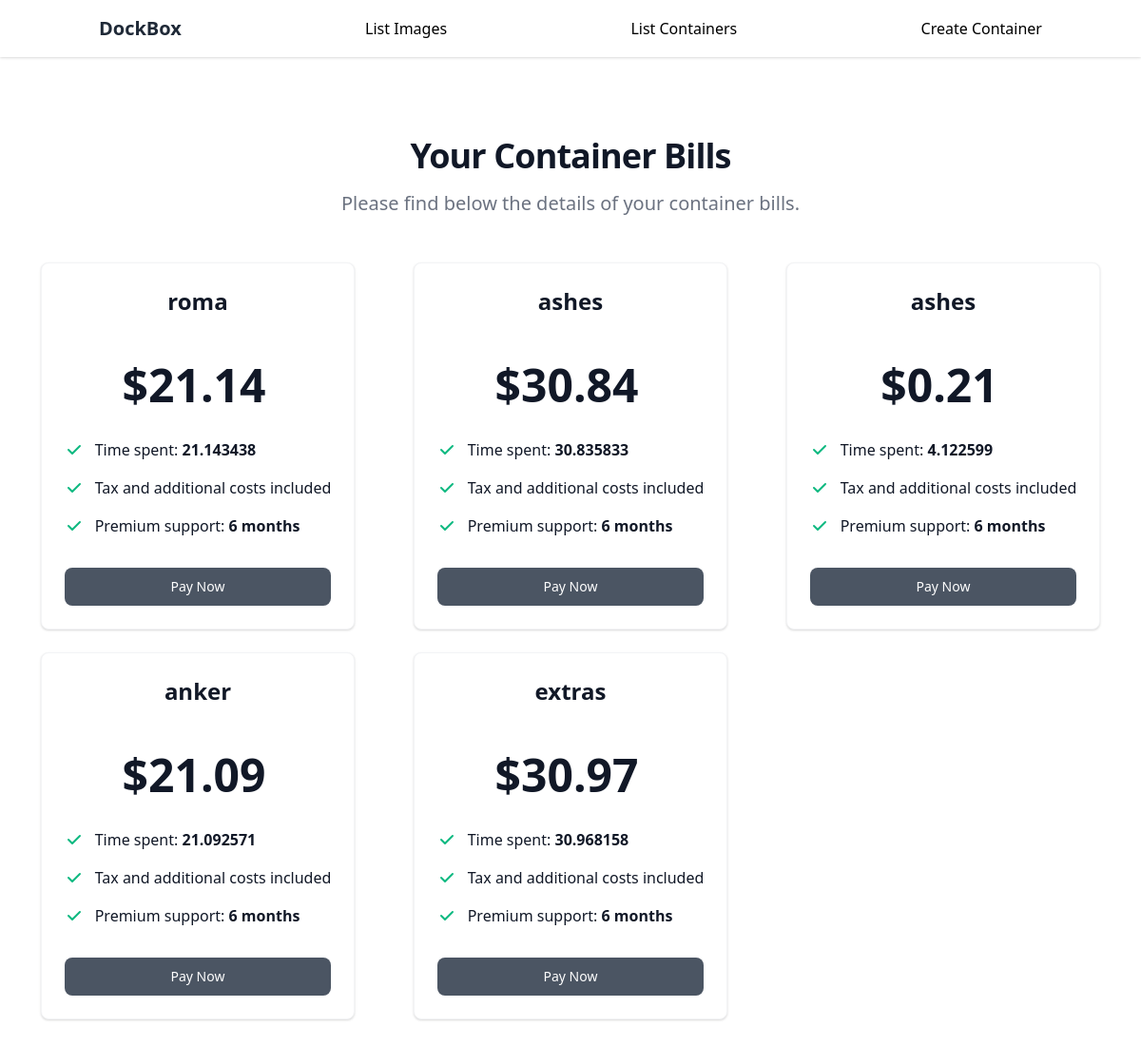
Screenshot of /invoice with the database file from the repository.
### tables this page shows
CREATE TABLE containerLogs 
                (sequence_digit INTEGER,
                container_id TEXT,
                user_id TEXT,
                start_time TEXT,
                stop_time TEXT,
                total_time FLOAT,
                total_cost FLOAT,
                FOREIGN KEY (container_id) REFERENCES containers(container_id),
                FOREIGN KEY (user_id) REFERENCES users(user_id),
                PRIMARY KEY (container_id, sequence_digit));

CREATE TABLE containers
                 (container_id TEXT,
                  container_name TEXT,
                  user_id TEXT,
                  image_name TEXT,
                  FOREIGN KEY (user_id) REFERENCES users(user_id));

### main.py (the view)
@app.route('/invoice')
def display_invoice():
    rows = []
    conn = sqlite3.connect('container_times.db')
    cursor = conn.cursor()
    query = '''SELECT containerLogs.container_id, containers.container_name, containerLogs.total_time, containerLogs.total_cost
           FROM containerLogs
           INNER JOIN containers ON containerLogs.container_id = containers.container_id
           WHERE containerLogs.total_cost IS NOT NULL'''
    cursor.execute(query)
    rows = cursor.fetchall()
    cursor.close()
    conn.close()
    return render_template('invoice.html', container_logs=rows)

### templates/invoice.html (shortened to what this page needs)
<!DOCTYPE html>
<html>
<head>
    <link href="https://cdn.jsdelivr.net/npm/tailwindcss@2.2.16/dist/tailwind.min.css" rel="stylesheet">
</head>
<body>
    <nav class="bg-white shadow fixed w-full z-20 top-0">
        <div class="container mx-auto px-4 py-4 flex justify-between items-center">
            <a href="/dockbox"><h1 class="text-xl font-bold text-gray-800">DockBox</h1></a>
            <a href="/list-images">List Images</a>
            <a href="/list-containers">List Containers</a>
            <a href="/create-cont">Create Container</a>
        </div>
      </nav>
    <section class="bg-white dark:bg-gray-900 mt-20">
        <div class="py-8 px-4 mx-auto max-w-screen-xl lg:py-16 lg:px-6">
            <div class="mx-auto max-w-screen-md text-center mb-8 lg:mb-12">
                <h2 class="mb-4 text-4xl tracking-tight font-extrabold text-gray-900 dark:text-white">Your Container Bills</h2>
                <p class="mb-5 font-light text-gray-500 sm:text-xl dark:text-gray-400">Please find below the details of your container bills.</p>
            </div>
            <div class="space-y-8 lg:grid lg:grid-cols-3 sm:gap-6 xl:gap-10 lg:space-y-0">
                {% for container_log in container_logs %}
                    <div class="flex flex-col p-6 mx-auto max-w-lg text-center text-gray-900 bg-white rounded-lg border border-gray-100 shadow dark:border-gray-600 xl:p-8 dark:bg-gray-800 dark:text-white">
                        <h3 class="mb-4 text-2xl font-semibold">{{ container_log[1] }}</h3>
                        <div class="flex justify-center items-baseline my-8">
                            <span class="mr-2 text-5xl font-extrabold">${{ container_log[3] }}</span>
                        </div>
                        <ul role="list" class="mb-8 space-y-4 text-left">
                            <li class="flex items-center space-x-3">
                                <span>Time spent: <span class="font-semibold">{{ container_log[2] }}</span></span>
                            </li>
                            <li class="flex items-center space-x-3">
                                <span>Tax and additional costs included</span>
                            </li>
                            <li class="flex items-center space-x-3">
                                <span>Premium support: <span class="font-semibold">6 months</span></span>
                            </li>
                        </ul>
                        <a href="#" class="text-white bg-gray-600 hover:bg-gray-700 focus:ring-4 focus:ring-gray-200 font-medium rounded-lg text-sm px-5 py-2.5 text-center dark:text-white  dark:focus:ring-gray-900">Pay Now</a>
                    </div>
                {% endfor %}
            </div>
        </div>
    </section>
</body>
</html>

### rows the page displays
containerLogs: container_name "roma", total_cost "21.14", total_time "21.143438"
containerLogs: container_name "ashes", total_cost "30.84", total_time "30.835833"
containerLogs: container_name "ashes", total_cost "0.21", total_time "4.122599"
containerLogs: container_name "anker", total_cost "21.09", total_time "21.092571"
containerLogs: container_name "extras", total_cost "30.97", total_time "30.968158"
